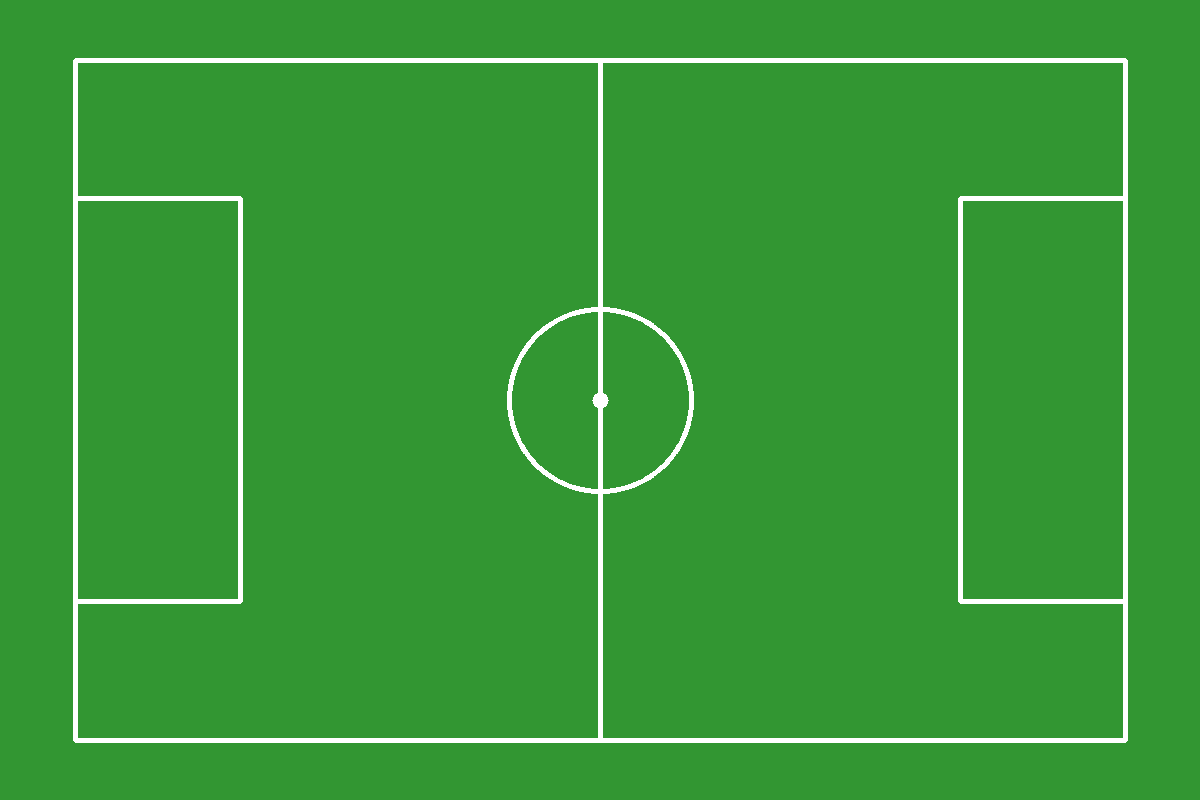
#> input picture field_map.png, 1200 x 800 px
$ python -i interactive_calibrator.py   (imports and definitions only)
#> lines starting #> are read from the running program, lines starting #| are printed output that depends on the picture; after the words box and inside, x2 and y2 are one past the last pixel; in counts of white or black regions, pixels touching at a corner belong together
#> further down, picture is the input picture: shape (800, 1200, 3); mean B, G, R 56.6, 153.4, 56.6
# -*- coding: utf-8 -*-
"""
球场标定模块。

提供两种标定方式：
1. InteractiveCalibrator — 交互式标定，用户点击 4 个角点
2. LineBasedCalibrator — 基于 Hough 线条的自动标定

FIFA 标准球场尺寸：105m × 68m
坐标系：中心原点，x 沿长度方向，y 沿宽度方向
"""

import json
from typing import Dict, List, Optional, Tuple

import cv2
import numpy as np

# FIFA 标准球场尺寸
PITCH_LENGTH_M = 105.0
PITCH_WIDTH_M = 68.0
HALF_PITCH_LENGTH_M = PITCH_LENGTH_M / 2.0
HALF_PITCH_WIDTH_M = PITCH_WIDTH_M / 2.0

# 球场角点世界坐标（中心原点，米）
PITCH_CORNERS_METER_CENTER = {
    "top_left":     (-HALF_PITCH_LENGTH_M, -HALF_PITCH_WIDTH_M),
    "top_right":    ( HALF_PITCH_LENGTH_M, -HALF_PITCH_WIDTH_M),
    "bottom_right": ( HALF_PITCH_LENGTH_M,  HALF_PITCH_WIDTH_M),
    "bottom_left":  (-HALF_PITCH_LENGTH_M,  HALF_PITCH_WIDTH_M),
}

# 球场角点世界坐标（左上原点，米）- 用于某些标定场景
PITCH_CORNERS_TOP_LEFT = {
    "top_left":     (0.0, 0.0),
    "top_right":    (PITCH_LENGTH_M, 0.0),
    "bottom_right": (PITCH_LENGTH_M, PITCH_WIDTH_M),
    "bottom_left":  (0.0, PITCH_WIDTH_M),
}


class InteractiveCalibrator:
    """交互式标定器。

    用户在视频帧上点击 4 个球场角点，系统计算单应矩阵。

    使用方法：
        calibrator = InteractiveCalibrator()
        calibrator.load_frame(frame)
        # 用户点击 4 个角点（依次：左上、右上、右下、左下）
        H, quality = calibrator.compute_homography()
        calibrator.save_calibration("calib.json", H)
    """

    # [33 lines left out: functions __init__, load_frame, load_frame_from_video, click_point, not called in this run]

    def click_corner(self, x: float, y: float, corner_name: str) -> int:
        """注册一个带语义标签的角点。"""
        return self.click_point(x, y, label=corner_name)

    def get_click_labels(self) -> List[str]:
        """返回当前需要的角点标签顺序。"""
        return ["top_left", "top_right", "bottom_right", "bottom_left"]

    # [112 lines left out: functions compute_homography, save_calibration, load_calibration, draw_clicks, not called in this run]


class LineBasedCalibrator:
    """基于 Hough 线条检测的自动标定。

    使用 HoughLinesP 检测球场白线，找交点，匹配已知球场几何。
    """

    def __init__(
        self,
        canny_low: int = 50,
        canny_high: int = 150,
        hough_threshold: int = 10,
        hough_min_length: int = 30,
        hough_max_gap: int = 20,
        brightness_thresh: int = 100,
    ):
        self.canny_low = canny_low
        self.canny_high = canny_high
        self.hough_threshold = hough_threshold
        self.hough_min_length = hough_min_length
        self.hough_max_gap = hough_max_gap
        self.brightness_thresh = brightness_thresh
        self.frame_h: int = 0
        self.frame_w: int = 0

    def detect_lines(self, frame: np.ndarray) -> Optional[np.ndarray]:
        """检测帧中的线条段（改进版 HSV 场地掩码）。

        流程：
        1. 转换到 HSV 色彩空间
        2. HSV 掩码提取绿色场地区域（H:25-85, S:>40）
        3. 形态学开闭运算清理掩码
        4. 仅在场地区域内做 Canny 边缘检测
        5. 亮度阈值过滤亮线
        6. HoughLinesP 提取线段
        """
        self.frame_h, self.frame_w = frame.shape[:2]
#> self.frame_h = 800; self.frame_w = 1200
        gray = cv2.cvtColor(frame, cv2.COLOR_BGR2GRAY)
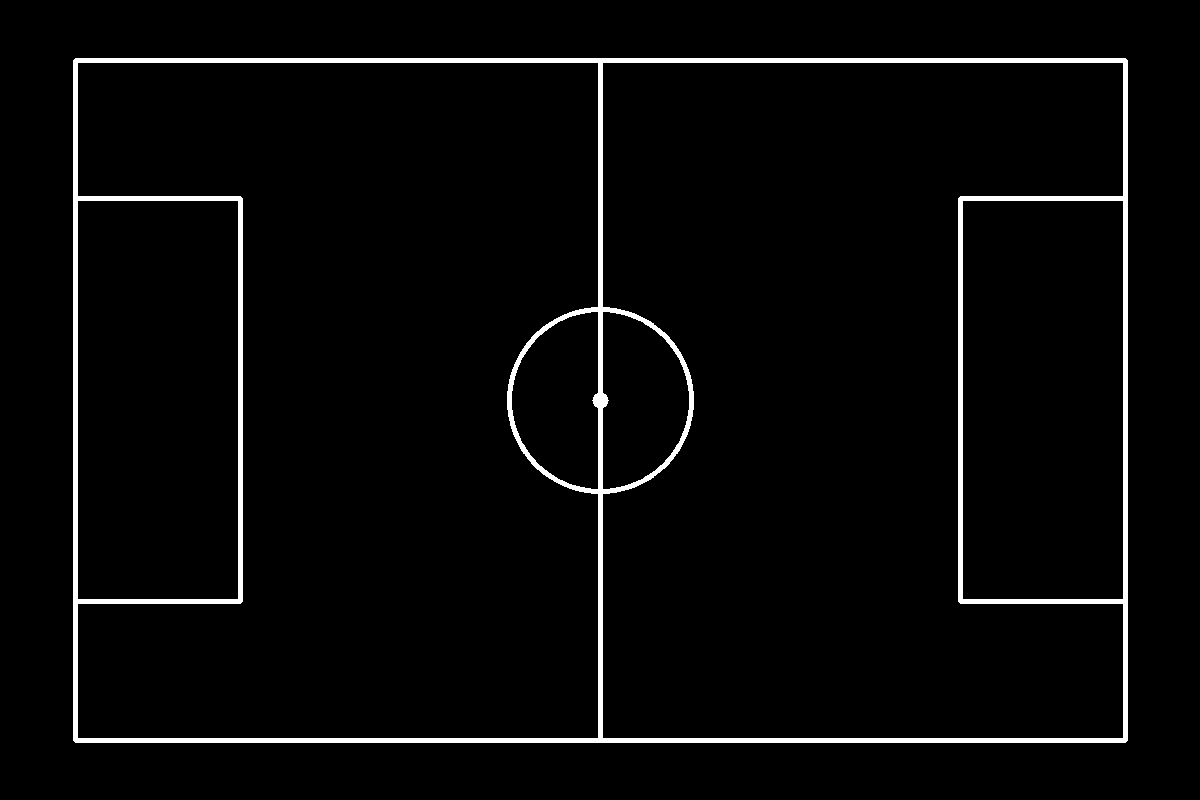
#> gray: shape (800, 1200); values 109 (black) and 255 (white), 3.2% white; 1 white region, box (x1, y1, x2, y2) and area: (73, 58, 1128, 743) 30841
        blurred = cv2.GaussianBlur(gray, (5, 5), 0)
        hsv = cv2.cvtColor(frame, cv2.COLOR_BGR2HSV).astype(np.float32)

        # 球场区域：下半部分
        roi_y_start = self.frame_h // 3
#> roi_y_start = 266
        roi_hsv = hsv[roi_y_start:, :]
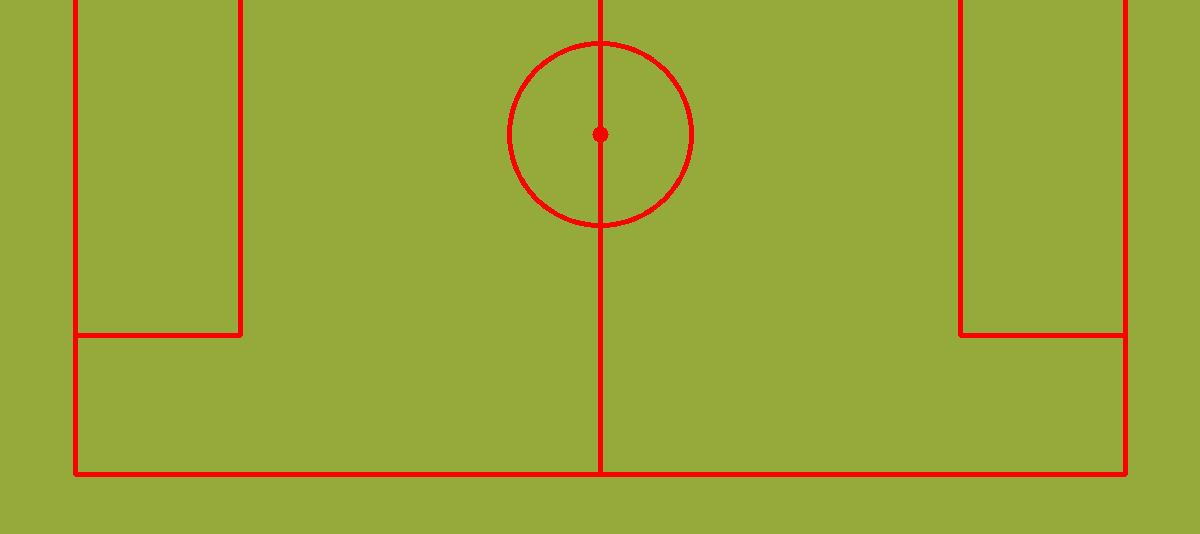
#> roi_hsv: shape (534, 1200, 3) float32; mean B, G, R 58.1, 163.3, 154.6
        roi_gray = blurred[roi_y_start:, :]
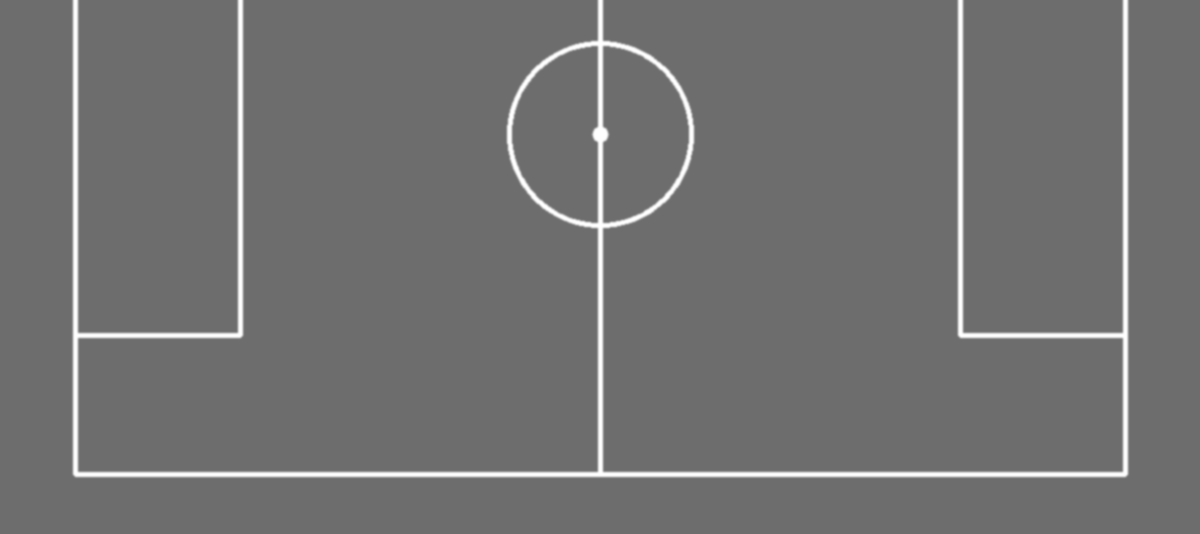
#> roi_gray: shape (534, 1200); min 109, max 255, mean 113.6

        # HSV 场地掩码：绿色场地（H:25-85, S:>40）
        field_mask = (
            (roi_hsv[:, :, 0] > 25)
            & (roi_hsv[:, :, 0] < 85)
            & (roi_hsv[:, :, 1] > 40)
        ).astype(np.uint8) * 255
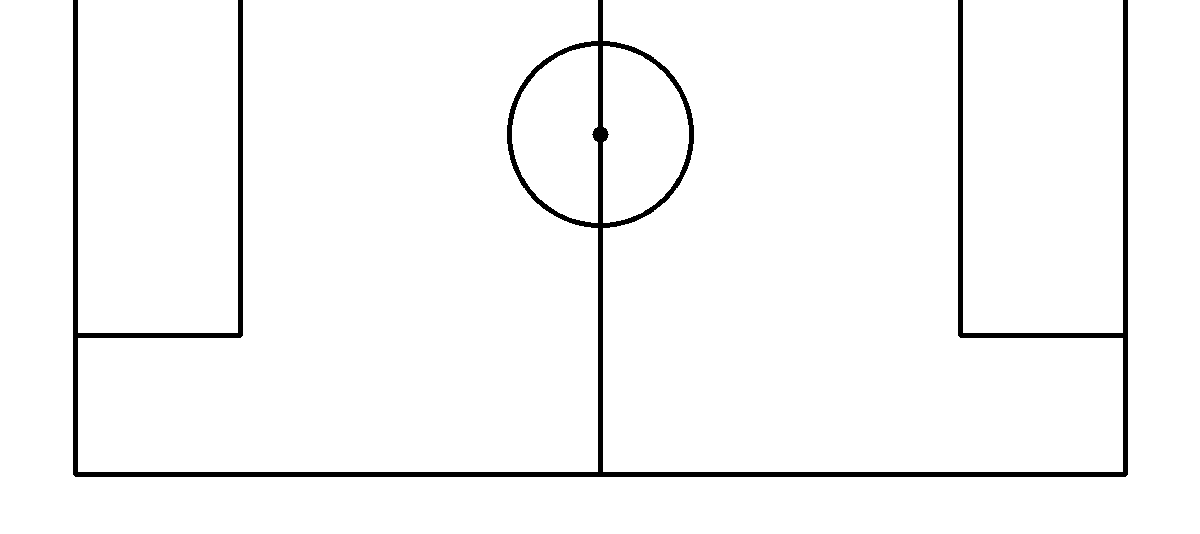
#> field_mask: shape (534, 1200); 96.8% white; 1 black region, box (x1, y1, x2, y2) and area: (73, 0, 1128, 477) 20233

        # 形态学清理
        kernel = cv2.getStructuringElement(cv2.MORPH_RECT, (5, 5))
        field_mask = cv2.morphologyEx(field_mask, cv2.MORPH_CLOSE, kernel, iterations=3)
#> field_mask: shape (534, 1200); every value is 255
        field_mask = cv2.morphologyEx(field_mask, cv2.MORPH_OPEN, kernel, iterations=2)

        # 亮度阈值提取白线
        _, bright = cv2.threshold(roi_gray, self.brightness_thresh, 255, cv2.THRESH_BINARY)

        # Canny 边缘（仅在场地区域）
        edges = cv2.Canny(roi_gray, self.canny_low, self.canny_high)
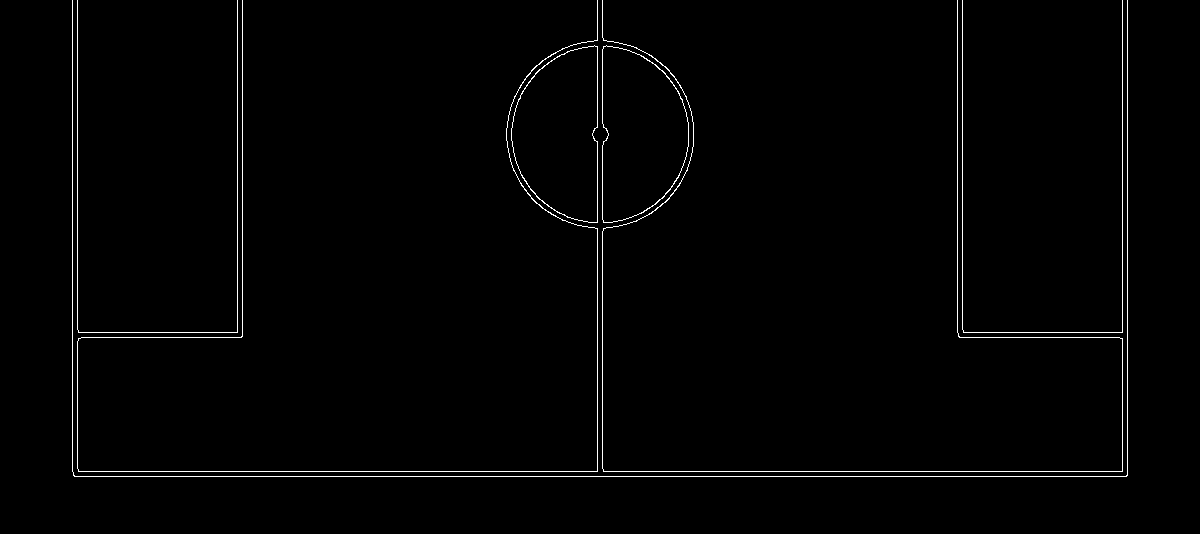
#> edges: shape (534, 1200); 1.3% white in thin lines or dots, all inside (x1, y1, x2, y2) = (72, 0, 1128, 477)
        field_edges = cv2.bitwise_and(edges, field_mask)

        # Hough 线条检测
        lines_roi = cv2.HoughLinesP(
            field_edges,
            rho=1,
            theta=np.pi / 180,
            threshold=self.hough_threshold,
            minLineLength=self.hough_min_length,
            maxLineGap=self.hough_max_gap,
        )
#> lines_roi = 48 rows, first 6: [74, 476, 1126, 476], [72, 471, 1127, 471], [959, 337, 1127, 337], [597, 470, 597, 0], [1127, 475, 1127, 0], [237, 337, 237, 0]

        if lines_roi is None:
            return None

        # 转换 ROI 坐标到完整帧坐标
        lines_full = []
        for line in lines_roi:
            x1, y1, x2, y2 = line[0]
            lines_full.append([[x1, y1 + roi_y_start, x2, y2 + roi_y_start]])
#> this loop made 48 passes
#> (x1, y1, x2, y2) on passes 1 to 12: (74, 476, 1126, 476), (72, 471, 1127, 471), (959, 337, 1127, 337), (597, 470, 597, 0), (1127, 475, 1127, 0), (237, 337, 237, 0), (77, 468, 77, 0), (1122, 470, 1122, 0), (72, 470, 72, 0), (242, 336, 242, 0), (602, 468, 602, 145), (957, 332, 957, 0)
#> after the loop, lines_full = 48 items
        return np.array(lines_full, dtype=np.int32)

    # [212 lines left out: functions find_intersections, filter_quadrilateral, calibrate, visualize, not called in this run]


def create_interactive_calibrator() -> InteractiveCalibrator:
    """创建交互式标定器。"""
    return InteractiveCalibrator()


# [15 lines left out: function create_line_calibrator, not called in this run]

>>> import cv2
>>> picture = cv2.imread('../field_map.png')
>>> result = LineBasedCalibrator().detect_lines(picture)
#> result = 48 rows, first 6: [74, 742, 1126, 742], [72, 737, 1127, 737], [959, 603, 1127, 603], [597, 736, 597, 266], [1127, 741, 1127, 266], [237, 603, 237, 266]
